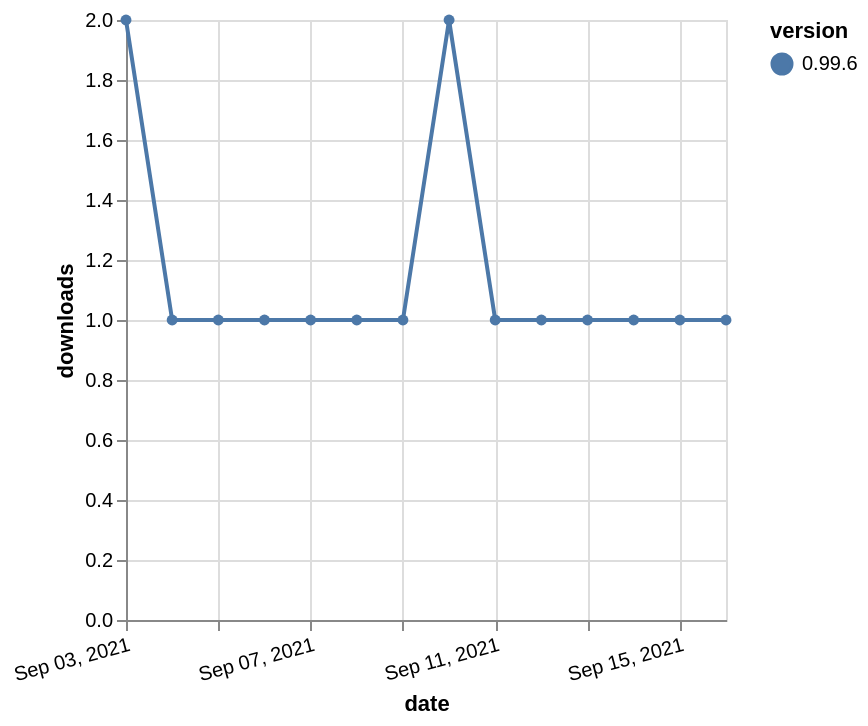

Source (Vega-Lite JSON):
### Vega-Lite specification from a JSON file in a GitHub repository (floating-point values rounded to 4 significant figures)
{"$schema": "https://vega.github.io/schema/vega-lite/v5.json", "description": "A simple bar chart with embedded data.", "data": {"values": [{"date": "2021-09-03", "total": 114, "delta": 2, "version": "0.99.6"}, {"date": "2021-09-04", "total": 115, "delta": 1, "version": "0.99.6"}, {"date": "2021-09-05", "total": 116, "delta": 1, "version": "0.99.6"}, {"date": "2021-09-06", "total": 117, "delta": 1, "version": "0.99.6"}, {"date": "2021-09-07", "total": 118, "delta": 1, "version": "0.99.6"}, {"date": "2021-09-08", "total": 119, "delta": 1, "version": "0.99.6"}, {"date": "2021-09-09", "total": 120, "delta": 1, "version": "0.99.6"}, {"date": "2021-09-10", "total": 122, "delta": 2, "version": "0.99.6"}, {"date": "2021-09-11", "total": 123, "delta": 1, "version": "0.99.6"}, {"date": "2021-09-12", "total": 124, "delta": 1, "version": "0.99.6"}, {"date": "2021-09-13", "total": 125, "delta": 1, "version": "0.99.6"}, {"date": "2021-09-14", "total": 126, "delta": 1, "version": "0.99.6"}, {"date": "2021-09-15", "total": 127, "delta": 1, "version": "0.99.6"}, {"date": "2021-09-16", "total": 128, "delta": 1, "version": "0.99.6"}]}, "width": "container", "mark": {"type": "line", "point": {"filled": true}}, "encoding": {"x": {"field": "date", "type": "temporal", "timeUnit": "yearmonthdate", "title": "date", "axis": {"labelAngle": -15}}, "y": {"field": "delta", "type": "quantitative", "title": "downloads"}, "color": {"field": "version", "type": "nominal"}, "tooltip": {"field": "delta"}}}
